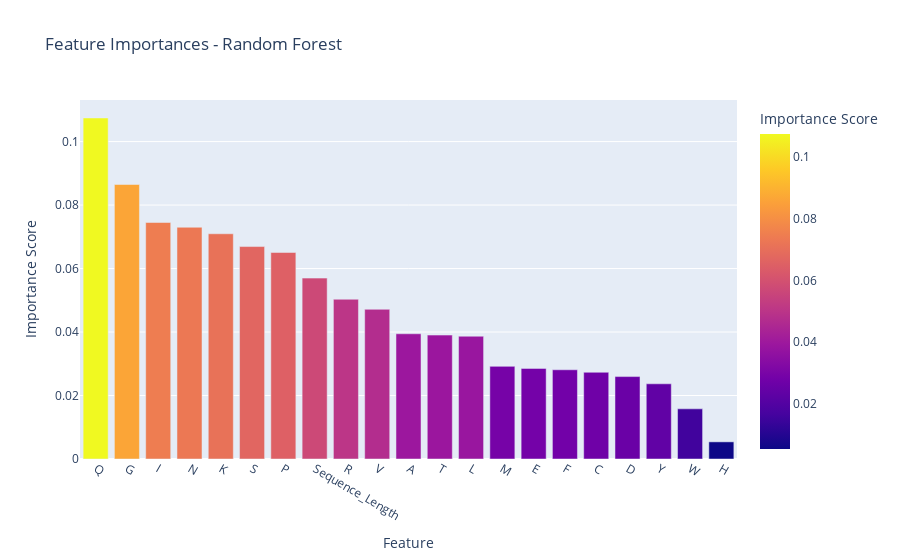

This figure's notebook cell:
### Markdown cell above
## Feature Importance Plot

### Code cell
# Get feature importances
importances = rf_model.feature_importances_
feature_names = X.columns

# Create DataFrame for plotting
importance_df = pd.DataFrame({
    'Feature': feature_names,
    'Importance': importances
}).sort_values(by='Importance', ascending=False)

# Plotly bar chart
fig = px.bar(importance_df, x='Feature', y='Importance',
             title="Feature Importances - Random Forest",
             labels={'Importance': 'Importance Score'},
             color='Importance')
fig.show()

### Figure 1 — Plotly figure (JSON) as saved in the notebook; plotly's stock layout.template omitted (floating-point values rounded to 4 significant figures)
{"data": [{"hovertemplate": "Feature=%{x}<br>Importance Score=%{marker.color}<extra></extra>", "legendgroup": "", "marker": {"color": [0.1074, 0.08647, 0.0745, 0.07301, 0.07095, 0.06693, 0.06506, 0.05698, 0.05032, 0.04716, 0.03945, 0.03904, 0.03867, 0.02918, 0.02855, 0.02811, 0.02732, 0.02596, 0.02369, 0.0158, 0.005403], "coloraxis": "coloraxis", "pattern": {"shape": ""}}, "name": "", "orientation": "v", "showlegend": false, "textposition": "auto", "type": "bar", "x": ["Q", "G", "I", "N", "K", "S", "P", "Sequence_Length", "R", "V", "A", "T", "L", "M", "E", "F", "C", "D", "Y", "W", "H"], "xaxis": "x", "y": [0.1074, 0.08647, 0.0745, 0.07301, 0.07095, 0.06693, 0.06506, 0.05698, 0.05032, 0.04716, 0.03945, 0.03904, 0.03867, 0.02918, 0.02855, 0.02811, 0.02732, 0.02596, 0.02369, 0.0158, 0.005403], "yaxis": "y"}], "layout": {"barmode": "relative", "coloraxis": {"colorbar": {"title": {"text": "Importance Score"}}, "colorscale": [[0, "#0d0887"], [0.1111, "#46039f"], [0.2222, "#7201a8"], [0.3333, "#9c179e"], [0.4444, "#bd3786"], [0.5556, "#d8576b"], [0.6667, "#ed7953"], [0.7778, "#fb9f3a"], [0.8889, "#fdca26"], [1, "#f0f921"]]}, "legend": {"tracegroupgap": 0}, "title": {"text": "Feature Importances - Random Forest"}, "xaxis": {"anchor": "y", "domain": [0, 1], "title": {"text": "Feature"}}, "yaxis": {"anchor": "x", "domain": [0, 1], "title": {"text": "Importance Score"}}}}
